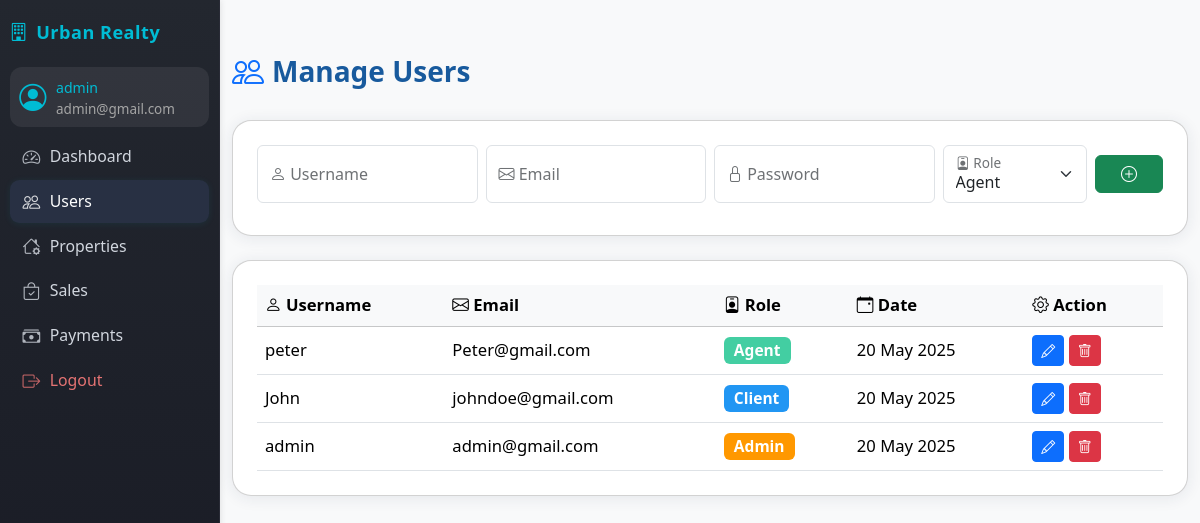
The page /users/manage_users.php (signed in) on the database its author committed.
### tables this page shows
CREATE TABLE `users` (
  `id` int(11) NOT NULL AUTO_INCREMENT,
  `username` varchar(100) DEFAULT NULL,
  `password` varchar(255) DEFAULT NULL,
  `email` varchar(100) DEFAULT NULL,
  `role` enum('admin','agent','client') DEFAULT NULL,
  `created_at` datetime DEFAULT current_timestamp(),
  PRIMARY KEY (`id`),
  UNIQUE KEY `username` (`username`),
  UNIQUE KEY `email` (`email`)
);

### users/manage_users.php (the view, shortened to what this page needs)
<?php
require_once('../includes/db.php');
$res = $conn->query("SELECT * FROM users ORDER BY id DESC");
?>
<!DOCTYPE html>
<html lang="en">
<head>
    <link rel="stylesheet" href="../assets/css/bootstrap.min.css">
    <link rel="stylesheet" href="https://cdn.jsdelivr.net/npm/bootstrap-icons@1.11.3/font/bootstrap-icons.min.css">
</head>
<body>
<?php include('../includes/sidebar.php'); ?>
<div class="container" style="max-width:1000px;">
    <div class="d-flex align-items-center mt-5 mb-4">
        <i class="bi bi-people fs-2 me-2 text-primary"></i>
        <h3 class="form-title mb-0">Manage Users</h3>
    </div>
    <div class="card manage-users-card p-4 mb-4">
        <form method="post" autocomplete="off">
            <div class="row g-2 align-items-center mb-2">
                <div class="col-md-3">
                    <div class="form-floating">
                        <input name="username" class="form-control" id="floatingUsername" placeholder="Username" required>
                        <label for="floatingUsername"><i class="bi bi-person"></i> Username</label>
                    </div>
                </div>
                <div class="col-md-3">
                    <div class="form-floating">
                        <input name="email" class="form-control" id="floatingEmail" placeholder="Email" type="email" required>
                        <label for="floatingEmail"><i class="bi bi-envelope"></i> Email</label>
                    </div>
                </div>
                <div class="col-md-3">
                    <div class="form-floating">
                        <input name="password" type="password" class="form-control" id="floatingPassword" placeholder="Password" required>
                        <label for="floatingPassword"><i class="bi bi-lock"></i> Password</label>
                    </div>
                </div>
                <div class="col-md-2">
                    <div class="form-floating">
                        <select name="role" class="form-select" id="floatingRole" required>
                            <option value="agent">Agent</option>
                        </select>
                        <label for="floatingRole"><i class="bi bi-person-badge"></i> Role</label>
                    </div>
                </div>
                <div class="col-md-1">
                    <button class="btn btn-success w-100 btn-add-user" type="submit"><i class="bi bi-plus-circle"></i></button>
                </div>
            </div>
        </form>
    </div>
    <div class="card manage-users-card p-4 mb-5">
        <div class="table-responsive">
            <table class="table table-hover align-middle table-users mb-0">
                <thead class="table-light">
                <tr>
                    <th><i class="bi bi-person"></i> Username</th>
                    <th><i class="bi bi-envelope"></i> Email</th>
                    <th><i class="bi bi-person-badge"></i> Role</th>
                    <th><i class="bi bi-calendar-event"></i> Date</th>
                    <th><i class="bi bi-gear"></i> Action</th>
                </tr>
                </thead>
                <tbody>
                <?php while($row = $res->fetch_assoc()): ?>
                    <tr>
                        <td><?=htmlspecialchars($row['username'])?></td>
                        <td><?=htmlspecialchars($row['email'])?></td>
                        <td>
                            <?php
                            $role = $row['role'];
                            $badge = $role == 'admin' ? 'admin' : ($role == 'agent' ? 'agent' : 'client');
                            ?>
                            <span class="badge badge-role <?=$badge?>"><?=ucfirst($role)?></span>
                        </td>
                        <td><?=date('d M Y', strtotime($row['created_at'] ?? date('Y-m-d')))?></td>
                        <td>
                            <a href="edit_user.php?id=<?=$row['id']?>" class="btn btn-sm btn-primary"><i class="bi bi-pencil"></i></a>
                            <a href="?delete=<?=$row['id']?>" class="btn btn-sm btn-danger" onclick="return confirm('Delete this user?');"><i class="bi bi-trash"></i></a>
                        </td>
                    </tr>
                <?php endwhile; ?>
                </tbody>
            </table>
        </div>
    </div>
</div>
</body>
</html>

### includes/sidebar.php (shortened to what this page needs)
<?php
$role = $_SESSION['role'];
$user_id = $_SESSION['user_id'] ?? null;
$user_name = '';
$user_email = '';
if ($user_id) {
    $user_res = $conn->query("SELECT username,email FROM users WHERE id=$user_id");
    if ($user_res && $user_res->num_rows) {
        $u = $user_res->fetch_assoc();
        $user_name = htmlspecialchars($u['username']);
        $user_email = htmlspecialchars($u['email']);
    }
}
?>
<head>
    <link rel="stylesheet" href="https://cdn.jsdelivr.net/npm/bootstrap-icons@1.11.3/font/bootstrap-icons.min.css">
</head>
<nav class="sidebar">
    <div class="sidebar-brand">
        <i class="bi bi-building"></i> Urban Realty
    </div>
    <div class="user-mini-profile mb-2">
        <i class="bi bi-person-circle"></i>
        <div class="user-details">
            <span><?= $user_name ?: ucfirst($role) ?></span>
            <small style="color:#a5a5a5;font-size:0.95em;"><?= $user_email ?></small>
        </div>
    </div>
    <ul class="nav flex-column">
        <?php if($role=='admin'): ?>
            <li><a href="../dashboards/admin_dashboard.php" class="nav-link <?=strpos($_SERVER['PHP_SELF'],'admin_analytics.php')!==false?'active':''?>"><i class="bi bi-speedometer2"></i> Dashboard</a></li>
            <li><a href="../users/manage_users.php" class="nav-link <?=strpos($_SERVER['PHP_SELF'],'manage_users.php')!==false?'active':''?>"><i class="bi bi-people"></i> Users</a></li>
            <li><a href="../properties/manage_properties.php" class="nav-link <?=strpos($_SERVER['PHP_SELF'],'manage_properties.php')!==false?'active':''?>"><i class="bi bi-house-gear"></i> Properties</a></li>
            <li><a href="../sales/view_sales.php" class="nav-link <?=strpos($_SERVER['PHP_SELF'],'view_sales.php')!==false?'active':''?>"><i class="bi bi-bag-check"></i> Sales</a></li>
            <li><a href="../payments/view_payments.php" class="nav-link <?=strpos($_SERVER['PHP_SELF'],'view_payments.php')!==false?'active':''?>"><i class="bi bi-cash-stack"></i> Payments</a></li>
        <?php endif; ?>
        <li><a href="../auth/logout.php" class="nav-link text-danger"><i class="bi bi-box-arrow-right"></i> Logout</a></li>
    </ul>
</nav>

### users/manage_users.php (style rules this page uses)
body { background: #f8f9fa; }
.manage-users-card { border-radius:1.2rem; box-shadow:0 2px 16px rgba(30,46,80,.09); }
.table-users th, .table-users td { font-size:1.04rem; }
.badge-role { font-size:.97rem; }
.badge-role.agent { background: #43cea2; color:#fff; }
.badge-role.client { background: #2196f3; color:#fff; }
.badge-role.admin { background: #ff9800; color:#fff; }
.form-title { color: #185a9d; font-weight: 600; }
.btn-add-user { font-weight:600; }

### includes/sidebar.php (style rules this page uses)
.sidebar { position: fixed; top: 0; left: 0; height: 100vh; width: 220px; background: linear-gradient(180deg,#23272f 0,#171923 100%); color: #fff; padding: 1.2rem 0.6rem 1rem 0.6rem; z-index: 1000; border-right: 1px solid #292b36; box-shadow: 1px 0 6px rgba(0,0,0,0.09); display: flex; flex-direction: column; font-size: 0.96rem; overflow-y: auto; min-height: 0; max-height: 100vh; }
.sidebar-brand { font-size: 1.13rem; font-weight: 600; letter-spacing: .5px; margin-bottom: 1.3rem; color: #00bcd4; display: flex; align-items:center; gap: 0.5rem; }
.sidebar .user-mini-profile { background: rgba(255,255,255,0.07); border-radius: .75rem; padding: .6rem .6rem .5rem .6rem; margin-bottom: 1.5rem; font-size: .89rem; display: flex; align-items: center; gap: 0.6rem; }
.sidebar .user-mini-profile .bi-person-circle { font-size: 1.7rem; color: #00bcd4; }
.sidebar .user-mini-profile .user-details span { display: block; color: #00bcd4; font-weight: 500; margin-bottom: 0; font-size: 0.99em; }
.sidebar .nav { flex: 1 1 auto; margin-bottom: 1.4rem; }
.sidebar .nav-link { color: #d1d6de; margin-bottom: .10rem; padding: .52rem 0.8rem; font-size: 0.99rem; border-radius: .6rem; display: flex; align-items: center; gap: .60rem; transition: background .14s, color .13s; font-weight: 500; }
.sidebar .nav-link.active, .sidebar .nav-link:hover, .sidebar .nav-link:focus { color: #fff !important; background: #283043 !important; box-shadow: 0 1px 7px rgba(0,188,212,.09); }
.sidebar .nav-link .bi { font-size: 1.12em; opacity: 0.82; }
.sidebar .nav-link.text-danger { color: #e57373 !important; }
body { margin-left: 220px !important; }

### rows shown on the page
users: username "admin", email "admin@gmail.com", role "Admin"
users: username "peter", email "Peter@gmail.com", role "Agent"
users: username "John", email "johndoe@gmail.com", role "Client"
